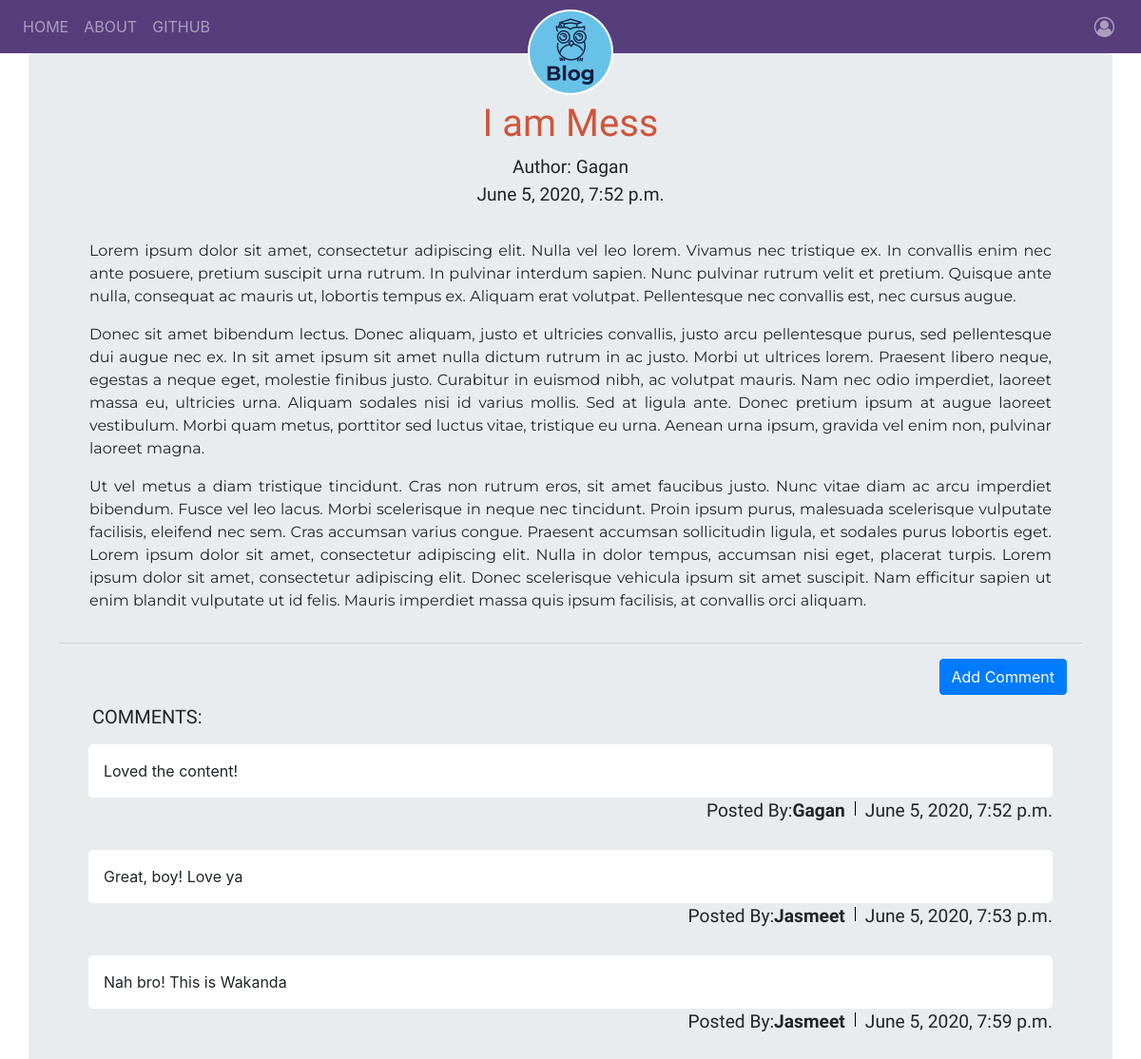
The app's page /post/1/ with its own data.
### blog/models.py (models this page shows, shortened)
class Post(models.Model):
    author = models.ForeignKey('auth.User', on_delete=models.CASCADE)
    title = models.CharField(max_length=256)
    text = models.TextField()
    create_date = models.DateTimeField(default=timezone.now)
    published_date = models.DateTimeField(blank=True, null=True)

class Comment(models.Model):
    post = models.ForeignKey('blog.Post', related_name='comments', on_delete=models.CASCADE)
    author = models.ForeignKey('auth.User', on_delete=models.CASCADE)
    text = models.TextField()
    create_date = models.DateTimeField(default=timezone.now)
    approved_comment = models.BooleanField(default=False)

### blog/views.py (the view)
# urls.py: path('post/<int:pk>/', views.PostDetailView.as_view(), name='post_detail'),
class PostDetailView(DetailView):
    model = Post

### blog/templates/blog/post_detail.html (shortened to what this page needs)
{% extends 'blog/base.html' %}
{% block bodyblock %}
<h1 class="posttitle text-center">{{post.title}}</h1>
{% if post.published_date %}
<div class="date text-center">Author: {{post.author|title}}</div>
<div class="date text-center">{{post.published_date}}</div>
{% else %}
<div class="text-center">
  <a class="btn btn-default" href="{% url 'blog:post_publish' pk=post.pk %}">Publish</a>
</div>
{% endif %}
<div class="postcontent text-justify">{{post.text|safe|linebreaksbr}}</div>
<hr>
{% if post.published_date %}
<a class="btn btn-primary btn-comment pull-right mr-3" href="{% url 'blog:add_comment_to_post' pk=post.pk %}">Add Comment</a>
<div class="container post_detail">
  <h5>COMMENTS:</h5>
  {% for comment in post.comments.all %}
  <br>
  <div class="comments px-3 mb-2">
    {% if user == comment.author or user == post.author or comment.approved_comment %}
    <div class="comments_body px-3 mb-1">{{comment.text|safe|linebreaks}}</div>
    <div class="comments_meta">
      {% if comment.approved_comment %}
      <span>Posted By:<strong>{{comment.author|title}}</strong></span>
      {% else %}
      <span>Waiting for Approval... | Posted By:<strong>{{comment.author|title}}</strong></span>
      {% endif %}
      <span>{{comment.create_date}}</span>
    </div>
    {% endif %}
  </div>
  {% empty %}
  <span class="ml-3">No Comments</span>
  {% endfor %}
</div>
{% endif %}
{% endblock %}

### blog/static/css/blog.css (style rules this page uses)
.posttitle { font-family: 'Lobster Two', cursive; color: #cf553a; }
.date { font-family: 'Tenali Ramakrishna', sans-serif; font-size: 1.2em; }
.postcontent { font-family: 'Montserrat', sans-serif; margin: 2em; }
.comments { display: flex; flex-direction: column; width: 100%; justify-content: space-between; }
.comments_meta { display: flex; line-height: 1em; flex-direction: row; font-family: 'Tenali Ramakrishna', sans-serif; font-size: 1.2em; justify-content: flex-end; }
.comments_meta span:nth-of-type(odd) { margin-right: 20px; }
.comments_body { background-color: white; border-radius: 5px; }
.post_detail h5 { margin-top: 50px; margin-left: 20px; font-family: 'Oswald', sans-serif; position: relative; top: 15px; }

### records on screen
Post: title "I am Mess", author "Gagan", published_date "June 5, 2020, 7:52 p.m.", text "Lorem ipsum dolor sit amet, consectetur adipiscing elit. Nulla vel leo lorem. Vivamus nec tristique ex. In convallis enim nec ante posuere, pretium suscipit urna rutrum. In pulvinar interdum sapien. Nunc pulvinar rutrum velit et pretium. Quisque ante nulla, consequat ac mauris ut, lobortis tempus ex. Aliquam erat volutpat. Pellentesque nec convallis est, nec cursus augue. Donec sit amet bibendum lectus. Donec aliquam, justo et ultricies convallis, justo arcu pellentesque purus, sed pellentesque dui augue nec ex. In sit amet ipsum sit amet nulla dictum rutrum in ac justo. Morbi ut ultrices lorem. Praesent libero neque, egestas a neque eget, molestie finibus justo. Curabitur in euismod nibh,…"
Comment: text "Loved the content!", author "Gagan", create_date "June 5, 2020, 7:52 p.m."
Comment: text "Great, boy! Love ya", author "Jasmeet", create_date "June 5, 2020, 7:53 p.m."
Comment: text "Nah bro! This is Wakanda", author "Jasmeet", create_date "June 5, 2020, 7:59 p.m."
